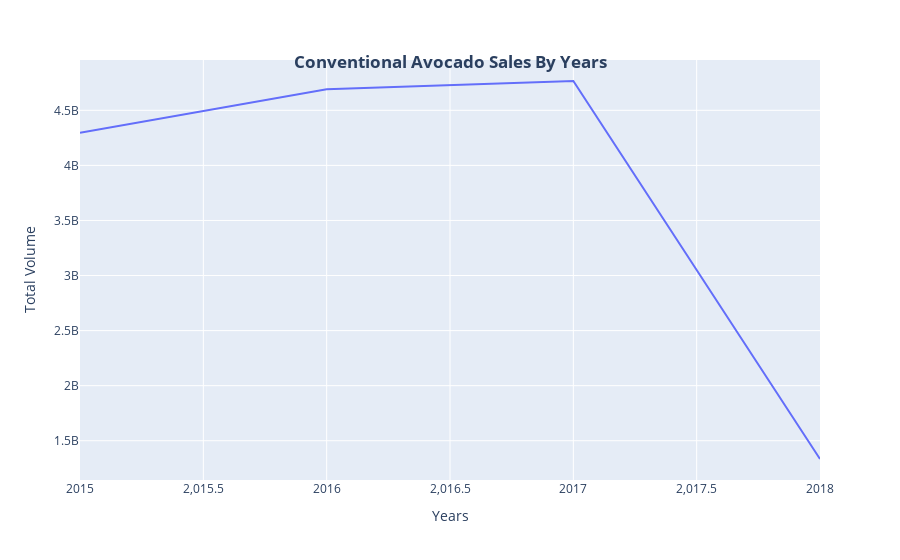

The notebook cell this image was saved under:
### Code cell
monthly_conv = conventional_avocado.groupby('Year',sort=False
)['Total Volume'].sum()
line(monthly_conv, x=monthly_conv.index, y=monthly_conv.values, title='Conventional Avocado Sales by years', xlabel='Years',ylabel='Total Volume',)

### Figure 1 — Plotly figure (JSON) as saved in the notebook; plotly's stock layout.template omitted (floating-point values rounded to 4 significant figures)
{"data": [{"hovertemplate": "Year=%{x}<br>y=%{y}<extra></extra>", "legendgroup": "", "line": {"color": "#636efa", "dash": "solid"}, "marker": {"symbol": "circle"}, "mode": "lines", "name": "", "orientation": "v", "showlegend": false, "type": "scatter", "x": [2015, 2016, 2017, 2018], "xaxis": "x", "y": [4297000000.0, 4690000000.0, 4766000000.0, 1334000000.0], "yaxis": "y"}], "layout": {"legend": {"tracegroupgap": 0}, "margin": {"t": 60}, "title": {"text": "<b>Conventional Avocado Sales By Years</b>", "x": 0.5, "xanchor": "center", "y": 0.9, "yanchor": "top"}, "xaxis": {"anchor": "y", "domain": [0, 1], "title": {"text": "Years"}}, "yaxis": {"anchor": "x", "domain": [0, 1], "title": {"text": "Total Volume"}}}}
